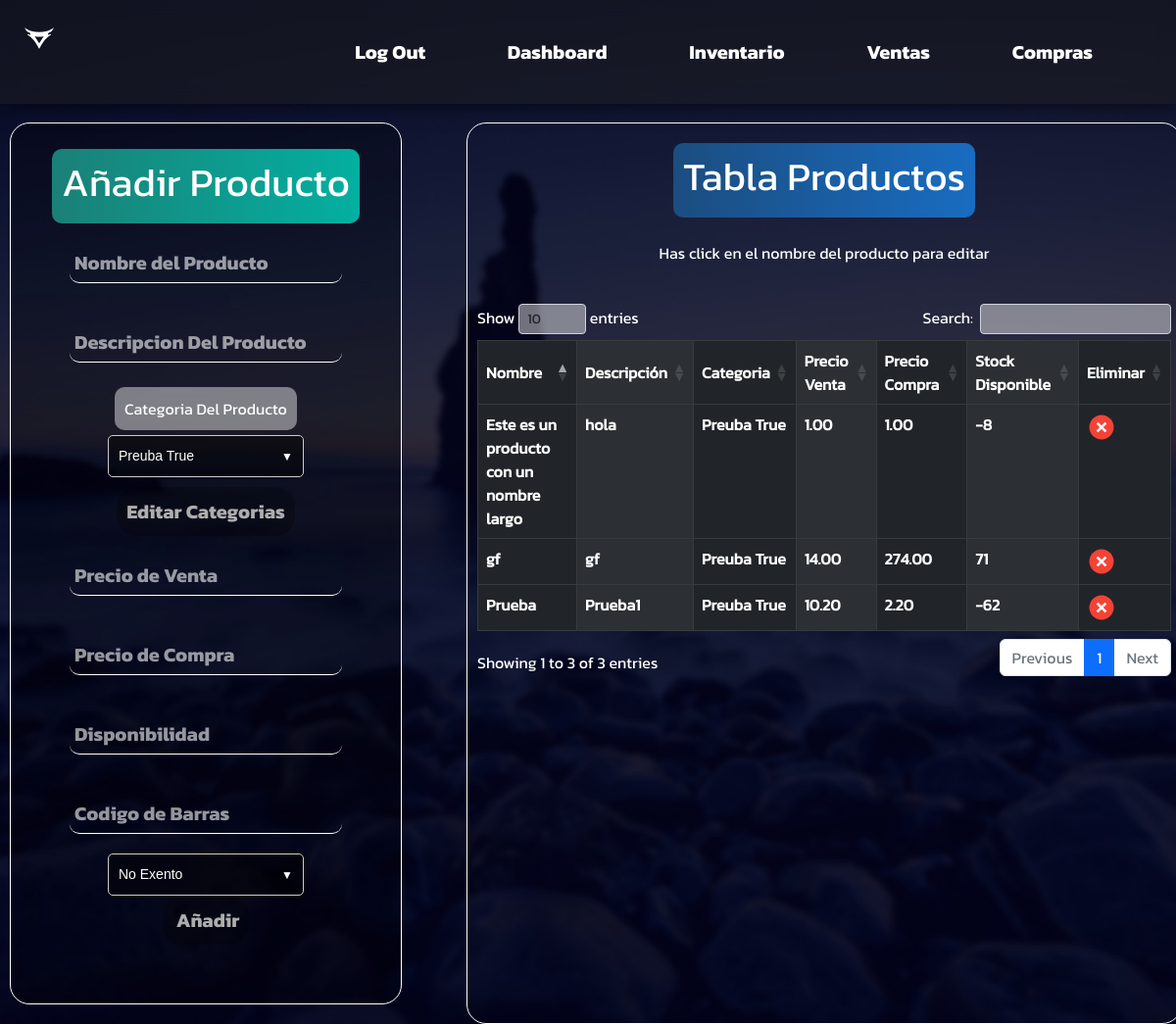
The app's page /items/ with its own data.
### items/models.py (models this page shows, shortened)
class Producto(models.Model):
    slug = AutoSlugField(populate_from='nombre', unique=True)
    codigo_de_barras = models.CharField(max_length=13, unique=True, default='0000000000000')
    nombre = models.CharField(max_length=255, unique=True)
    descripcion = models.TextField(max_length=1000, blank=True)
    categoria = models.ForeignKey(Categoria, on_delete=models.CASCADE)
    precio_venta = models.DecimalField(max_digits=6, decimal_places=2)
    precio_compra = models.DecimalField(max_digits=6, decimal_places=2)
    stock = models.IntegerField()
    cantidad_comprada = models.PositiveIntegerField(default=0)
    cantidad_vendida = models.PositiveIntegerField(default=0)
    exento_de_impuesto = models.BooleanField(default=False)
    class Meta:
        db_table='producto'
        verbose_name= 'Producto'
        verbose_name_plural='Productos'
        ordering= ['id']

class Categoria(models.Model):
    nombre= models.CharField(max_length=200, unique=True)
    destacado = models.BooleanField(default=False)
    def __str__(self):
        return self.nombre
    class Meta:
        db_table='categorias'
        verbose_name= 'Categoria'
        verbose_name_plural='Categorías'
        ordering= ['-id']

### items/views.py (the view, shortened to what this page needs)
# urls.py: path('', views.Inventario, name="inventario"),
def Inventario(request):
    categorias = Categoria.objects.all()
    productos = Producto.objects.all()
    if request.method == "GET":
        return render(request, "inventario.html", {"productos": productos, "categorias":categorias})

### items/templates/inventario.html (shortened to what this page needs)
{% extends 'base_sesion2.html' %}
{% load static %}
{% block content %}
<link rel="stylesheet" href="{% static 'css/items.css' %}">
<link rel="stylesheet" href="{% static 'css/bootstrap.min.css' %}">
<link rel="stylesheet" href="{% static 'css/dataTables.bootstrap5.min.css' %}">
<div class="content">
    <form method="post">
        <div class="añadirProducto">
            <label class="Titulo">
                <h1>Añadir Producto</h1>
            </label>
            <input class="entradaDatos" type="text" name="nombre" id="nombre" placeholder="Nombre del Producto"required>
            <input class="entradaDatos" type="text" name="descripcion" id="descripcion"
                placeholder="Descripcion Del Producto">
            <label class="etiquetas"> Categoria Del Producto </label>
            <div class="select-container">
                <select id="categoria" name="categoria">
                    {% for categoriaprod in categorias%}
                    <option value="{{categoriaprod.nombre}}">{{categoriaprod.nombre}}</option>
                    {% endfor %}
                </select>
            </div>
            <a class="anadir btn1" href="/items/categorias">Editar Categorias </a>
            <input class="entradaDatos" type="text" name="precio_venta" id="precio_venta" placeholder="Precio de Venta"required>
            <input class="entradaDatos" type="text" name="precio_compra" id="precio_compra"
                placeholder="Precio de Compra" required>
            <input class="entradaDatos" type="number" name="stock" id="stock" placeholder="Disponibilidad" required>
            <input class="entradaDatos" type="text" name="codigo_de_barras" id="codigo_de_barras" placeholder="Codigo de Barras" maxlength="13" required>
            <div class="select-container">
                <select id="excento" name="excento">
                    <option value="0">No Exento</option>
                </select>
            </div>
            <input class="anadir" type="submit" value=" Añadir">
        </div>
    </form>
    <div class="tablaProductos">
        <label class="Titulo c2">
            <h1>Tabla Productos</h1>
        </label>
        <br>
        <p>Has click en el nombre del producto para editar</p>
        <br>
        <div class="table-responsive-sm ">
            <table class="table  table-dark table-striped-columns table-bordered" id="tabla-prod">
                <thead>
                    <tr>
                        <th class="centrado">Nombre</th>
                        <th class="centrado">Descripción</th>
                        <th class="centrado">Categoria</th>
                        <th class="centrado">Precio Venta</th>
                        <th class="centrado">Precio Compra</th>
                        <th class="centrado">Stock Disponible</th>
                        <th class="centrado">Eliminar</th>
                    </tr>
                </thead>
                <tbody>
                    {% for producto in productos %}
                    <tr>
                        <th><a href="{% url 'editarproducto' producto.id %}">{{producto.nombre}}</a></th>
                        <th><a href="{% url 'editarproducto' producto.id %}">{{producto.descripcion}}</a></th>
                        <th><a href="{% url 'editarproducto' producto.id %}">{{producto.categoria}}</a></th>
                        <th><a href="{% url 'editarproducto' producto.id %}">{{producto.precio_venta}}</a></th>
                        <th><a href="{% url 'editarproducto' producto.id %}">{{producto.precio_compra}}</a></th>
                        <th><a href="{% url 'editarproducto' producto.id %}">{{producto.stock}}</a></th>
                        <th><a href="{% url 'eliminarprod' producto.id %}"> <img src="{% static 'img/eliminar.svg'%}"></a></th>
                    </tr>
                    {% endfor %}
                </tbody>
            </table>
        </div>
    </div>
</div>
{% endblock %}

### static/css/nav.css (style rules this page uses)
* { margin: 0; padding: 0; box-sizing: border-box; font-family: 'Kanit'; }
body { background-image: url("../img/background.jpg"); background-repeat: no-repeat; background-attachment: fixed; background-position: center; background-size: cover; }
.content { display: grid; }

### static/css/items.css (style rules this page uses)
.content { margin-top: 115px; width: auto; display: grid; color: white; gap: 1rem; grid-template-columns: 450px 750px }
.añadirProducto { margin: 10px; width: 400px; height: 900px; display: flex; flex-wrap: wrap; flex-direction: column; color: white; border: 1px solid #fff; border-radius: 20px; overflow: hidden; align-items: center; justify-content: flex-start; background: #00000046; }
option { color: black; }
.anadir { font-family: 'Kanit-Bold'; font-size: 20px; appearance: none; border: none; background-color: #00000046; color: #adadad; padding: 10px; border-radius: 20px; transition: all 0.3s; text-decoration: none; }
.btn1 { margin-top: 10px; text-decoration: none; }
.tablaProductos { display: flex; margin: 10px; width: auto; height: 100%; flex-wrap: wrap; flex-direction: column; color: white; border: 1px solid #fff; border-radius: 20px; overflow: hidden; align-items: center; justify-content: flex-start; padding: 10px; }
.Titulo { margin-top: 10px; background: rgb(27,128,119); background: linear-gradient(90deg, rgba(27,128,119,1) 0%, rgba(3,176,161,1) 100%); padding: 10px; border-radius: 10px; }
th a { text-decoration: none !important; color: white !important; }
.c2 { background: rgb(27,77,128); background: linear-gradient(90deg, rgba(27,77,128,1) 0%, rgba(25,108,193,1) 100%); }
.etiquetas { padding: 10px; margin: 5px; background: rgba(255, 255, 255, 0.438); border-radius: 10px; }
.entradaDatos { font-size: 20px; font-family: 'Kanit-Bold'; padding: 5px; border: none; border-bottom: 1px solid #ffffff; color: #fff; background: transparent; outline: none; margin: 20px; border-radius: 10px; transition: all 0.3s; }
.entradaDatos::placeholder { color: #ffffff94; transition: all 0.3s; }
.select-container { position: relative; display: inline-block; overflow: hidden; background-color: #00000071; border: 1px solid #ccc; border-radius: 5px; font-family: Arial, sans-serif; font-size: 14px; color: #ffffff; padding: 5px; width: 200px; }
.select-container select { background-color: transparent; border: none; outline: none; -webkit-appearance: none; -moz-appearance: none; appearance: none; cursor: pointer; width: 100%; padding: 5px; font-size: inherit; color: inherit; }
.select-container::after { content: "▼"; position: absolute; top: 50%; right: 10px; transform: translateY(-50%); font-size: 12px; color: #ffffff; }
.select-container option:checked { background-color: #ccc; color: #fff; }
.centrado { align-items: center !important; vertical-align: middle !important; }
img { width: 30px !important; }

### records on screen
Producto: nombre "Prueba", descripcion "Prueba1", categoria "Preuba True", precio_venta "10.20", precio_compra "2.20", stock "-62"
Producto: nombre "Este es un producto con un nombre largo", descripcion "hola", categoria "Preuba True", precio_venta "1.00", precio_compra "1.00", stock "-8"
Producto: nombre "gf", descripcion "gf", categoria "Preuba True", precio_venta "14.00", precio_compra "274.00", stock "71"

### other values on screen
form field categoria "Preuba True"
